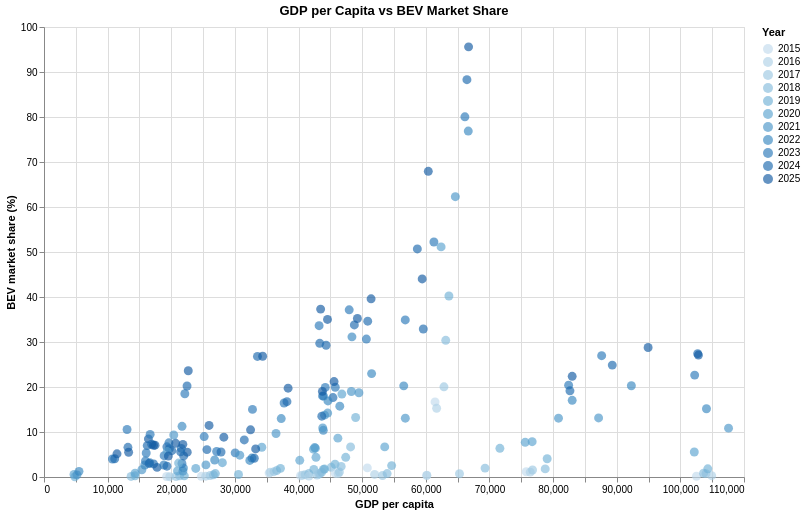

Notebook code for this chart:
### Code cell
# Visualise GDP per capita vs BEV market share

gdp_chart = (
    alt.Chart(gdp_df)
    .mark_circle(size=80, opacity=0.65)
    .encode(
        x=alt.X("gdp_per_capita:Q", title="GDP per capita"),
        y=alt.Y("avg_monthly_bev_share_pct:Q", title="BEV market share (%)"),
        color=alt.Color("year:O", title="Year"),
        tooltip=["country", "year", "gdp_per_capita", "avg_monthly_bev_share_pct"],
    )
    .properties(title="GDP per Capita vs BEV Market Share", width=700, height=450)
)

gdp_chart.show()

### Figure 1 — Vega-Lite specification as saved in the notebook (floating-point values rounded to 4 significant figures; data arrays with more than 128 entries replaced by an {"elided": "..."} marker saying what was removed)
{"config": {"view": {"continuousWidth": 300, "continuousHeight": 300}}, "data": {"name": "data-3d0a120fe00c27921bdcca7a8a6325d3"}, "mark": {"type": "circle", "opacity": 0.65, "size": 80}, "encoding": {"color": {"field": "year", "title": "Year", "type": "ordinal"}, "tooltip": [{"field": "country", "type": "nominal"}, {"field": "year", "type": "quantitative"}, {"field": "gdp_per_capita", "type": "quantitative"}, {"field": "avg_monthly_bev_share_pct", "type": "quantitative"}], "x": {"field": "gdp_per_capita", "title": "GDP per capita", "type": "quantitative"}, "y": {"field": "avg_monthly_bev_share_pct", "title": "BEV market share (%)", "type": "quantitative"}}, "height": 450, "title": "GDP per Capita vs BEV Market Share", "width": 700, "$schema": "https://vega.github.io/schema/vega-lite/v6.1.0.json", "datasets": {"data-3d0a120fe00c27921bdcca7a8a6325d3": {"elided": "210 records"}}}
